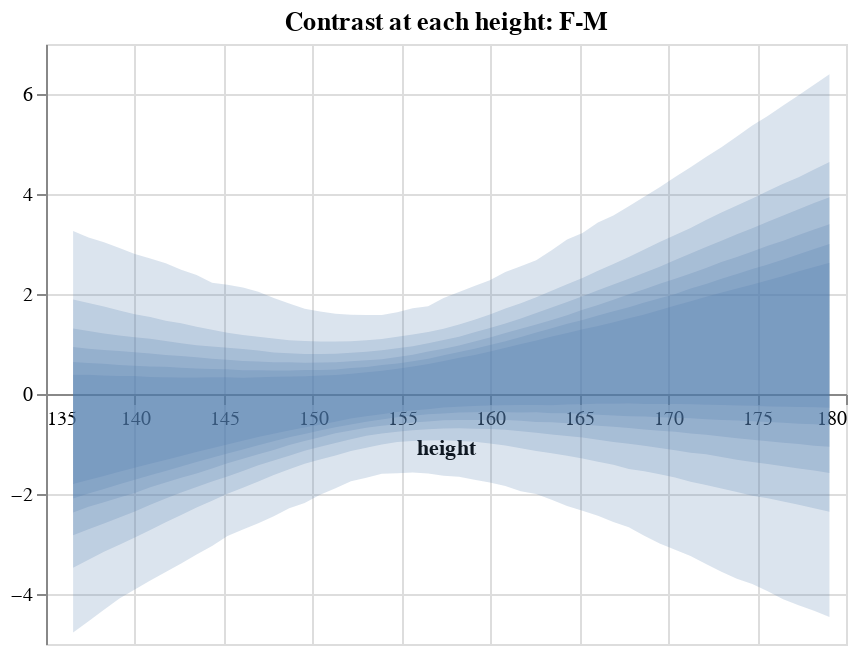

The notebook cell this image was saved under:
### Code cell
bands = []

for i, _ in enumerate(probs):
    band = (
        alt.Chart(df, title="Contrast at each height: F-M")
        .encode(x=alt.X("height", axis=alt.Axis(offset=-125)))
        .mark_area(opacity=0.2)
        .encode(alt.Y(f"high_{i}", axis=alt.Axis(title=None)), alt.Y2(f"low_{i}"))
    )
    bands.append(band)

reduce(lambda a, b: a + b, bands)

### Figure 1 — Vega-Lite specification as saved in the notebook (floating-point values rounded to 4 significant figures; data arrays with more than 128 entries replaced by an {"elided": "..."} marker saying what was removed)
{"$schema": "https://vega.github.io/schema/vega-lite/v4.17.0.json", "config": {"view": {"continuousHeight": 300, "continuousWidth": 400}}, "data": {"name": "data-3a29d2b2324dfbb3593ee54dc26763d1"}, "datasets": {"data-3a29d2b2324dfbb3593ee54dc26763d1": {"elided": "300 records"}}, "layer": [{"encoding": {"x": {"axis": {"offset": -125}, "field": "height", "type": "quantitative"}, "y": {"axis": {"title": null}, "field": "high_0", "type": "quantitative"}, "y2": {"field": "low_0"}}, "mark": {"opacity": 0.2, "type": "area"}, "title": "Contrast at each height: F-M"}, {"encoding": {"x": {"axis": {"offset": -125}, "field": "height", "type": "quantitative"}, "y": {"axis": {"title": null}, "field": "high_1", "type": "quantitative"}, "y2": {"field": "low_1"}}, "mark": {"opacity": 0.2, "type": "area"}, "title": "Contrast at each height: F-M"}, {"encoding": {"x": {"axis": {"offset": -125}, "field": "height", "type": "quantitative"}, "y": {"axis": {"title": null}, "field": "high_2", "type": "quantitative"}, "y2": {"field": "low_2"}}, "mark": {"opacity": 0.2, "type": "area"}, "title": "Contrast at each height: F-M"}, {"encoding": {"x": {"axis": {"offset": -125}, "field": "height", "type": "quantitative"}, "y": {"axis": {"title": null}, "field": "high_3", "type": "quantitative"}, "y2": {"field": "low_3"}}, "mark": {"opacity": 0.2, "type": "area"}, "title": "Contrast at each height: F-M"}, {"encoding": {"x": {"axis": {"offset": -125}, "field": "height", "type": "quantitative"}, "y": {"axis": {"title": null}, "field": "high_4", "type": "quantitative"}, "y2": {"field": "low_4"}}, "mark": {"opacity": 0.2, "type": "area"}, "title": "Contrast at each height: F-M"}, {"encoding": {"x": {"axis": {"offset": -125}, "field": "height", "type": "quantitative"}, "y": {"axis": {"title": null}, "field": "high_5", "type": "quantitative"}, "y2": {"field": "low_5"}}, "mark": {"opacity": 0.2, "type": "area"}, "title": "Contrast at each height: F-M"}]}
